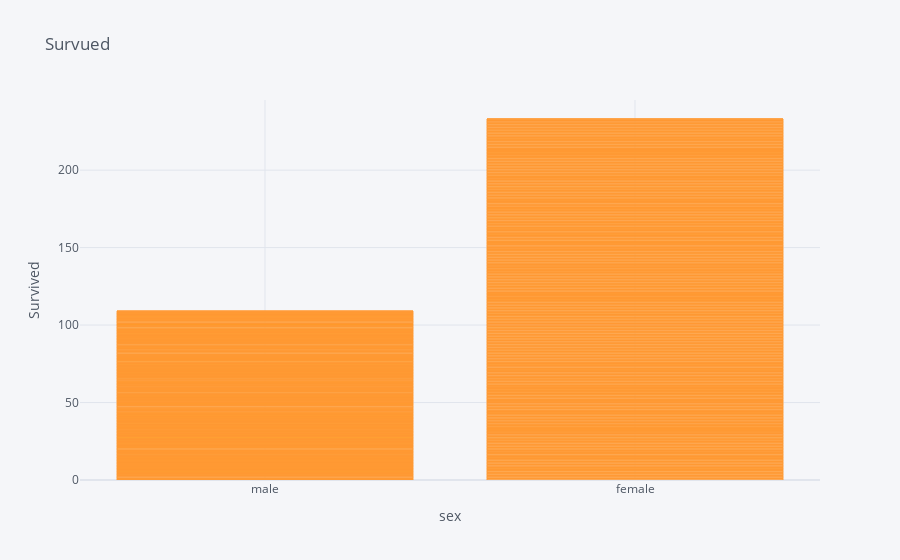

This figure's notebook cell:
### Code cell
titanic.iplot(kind='bar',x='sex',y='survived',title="Survued",xTitle="sex",yTitle="Survived")

### Figure 1 — Plotly figure (JSON) as saved in the notebook; plotly's stock layout.template omitted (floating-point values rounded to 4 significant figures; data arrays with more than 128 entries replaced by an {"elided": "..."} marker saying what was removed)
{"data": [{"marker": {"color": "rgba(255, 153, 51, 0.6)", "line": {"color": "rgba(255, 153, 51, 1.0)", "width": 1}}, "name": "survived", "orientation": "v", "text": "", "type": "bar", "x": {"elided": "891 str values"}, "y": {"elided": "891 int values"}}], "layout": {"legend": {"bgcolor": "#F5F6F9", "font": {"color": "#4D5663"}}, "paper_bgcolor": "#F5F6F9", "plot_bgcolor": "#F5F6F9", "title": {"font": {"color": "#4D5663"}, "text": "Survued"}, "xaxis": {"gridcolor": "#E1E5ED", "showgrid": true, "tickfont": {"color": "#4D5663"}, "title": {"font": {"color": "#4D5663"}, "text": "sex"}, "zerolinecolor": "#E1E5ED"}, "yaxis": {"gridcolor": "#E1E5ED", "showgrid": true, "tickfont": {"color": "#4D5663"}, "title": {"font": {"color": "#4D5663"}, "text": "Survived"}, "zerolinecolor": "#E1E5ED"}}}
